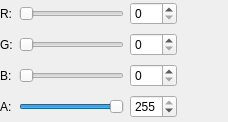
<?xml version="1.0" encoding="UTF-8"?>
<ui version="4.0">
 <class>FormAdvColor</class>
 <widget class="QWidget" name="FormAdvColor">
  <property name="geometry">
   <rect>
    <x>0</x>
    <y>0</y>
    <width>228</width>
    <height>122</height>
   </rect>
  </property>
  <property name="windowTitle">
   <string>Form</string>
  </property>
  <layout class="QHBoxLayout" name="horizontalLayout">
   <property name="leftMargin">
    <number>0</number>
   </property>
   <property name="topMargin">
    <number>0</number>
   </property>
   <property name="rightMargin">
    <number>0</number>
   </property>
   <property name="bottomMargin">
    <number>0</number>
   </property>
   <item>
    <layout class="QGridLayout" name="gridLayout">
     <item row="0" column="0">
      <widget class="QLabel" name="labelRed_">
       <property name="text">
        <string>R:</string>
       </property>
      </widget>
     </item>
     <item row="3" column="0">
      <widget class="QLabel" name="labelAlpha_">
       <property name="text">
        <string>A:</string>
       </property>
      </widget>
     </item>
     <item row="1" column="0">
      <widget class="QLabel" name="labelGreen_">
       <property name="text">
        <string>G:</string>
       </property>
      </widget>
     </item>
     <item row="2" column="0">
      <widget class="QLabel" name="labelBlue_">
       <property name="text">
        <string>B:</string>
       </property>
      </widget>
     </item>
     <item row="2" column="2">
      <widget class="QSpinBox" name="spinBoxBlue_">
       <property name="maximum">
        <number>255</number>
       </property>
      </widget>
     </item>
     <item row="0" column="2">
      <widget class="QSpinBox" name="spinBoxRed_">
       <property name="maximum">
        <number>255</number>
       </property>
      </widget>
     </item>
     <item row="1" column="2">
      <widget class="QSpinBox" name="spinBoxGreen_">
       <property name="maximum">
        <number>255</number>
       </property>
      </widget>
     </item>
     <item row="3" column="2">
      <widget class="QSpinBox" name="spinBoxAlpha_">
       <property name="maximum">
        <number>255</number>
       </property>
       <property name="value">
        <number>255</number>
       </property>
      </widget>
     </item>
     <item row="0" column="1">
      <widget class="QSlider" name="horzSliderRed_">
       <property name="maximum">
        <number>255</number>
       </property>
       <property name="orientation">
        <enum>Qt::Horizontal</enum>
       </property>
      </widget>
     </item>
     <item row="1" column="1">
      <widget class="QSlider" name="horzSliderGreen_">
       <property name="maximum">
        <number>255</number>
       </property>
       <property name="orientation">
        <enum>Qt::Horizontal</enum>
       </property>
      </widget>
     </item>
     <item row="2" column="1">
      <widget class="QSlider" name="horzSliderBlue_">
       <property name="maximum">
        <number>255</number>
       </property>
       <property name="orientation">
        <enum>Qt::Horizontal</enum>
       </property>
      </widget>
     </item>
     <item row="3" column="1">
      <widget class="QSlider" name="horzSliderAlpha_">
       <property name="maximum">
        <number>255</number>
       </property>
       <property name="value">
        <number>255</number>
       </property>
       <property name="orientation">
        <enum>Qt::Horizontal</enum>
       </property>
      </widget>
     </item>
    </layout>
   </item>
   <item>
    <widget class="FormColor" name="widgetColor_" native="true">
     <property name="sizePolicy">
      <sizepolicy hsizetype="Preferred" vsizetype="Preferred">
       <horstretch>0</horstretch>
       <verstretch>0</verstretch>
      </sizepolicy>
     </property>
     <property name="minimumSize">
      <size>
       <width>45</width>
       <height>0</height>
      </size>
     </property>
     <property name="cursor">
      <cursorShape>PointingHandCursor</cursorShape>
     </property>
     <property name="autoFillBackground">
      <bool>true</bool>
     </property>
    </widget>
   </item>
  </layout>
 </widget>
 <customwidgets>
  <customwidget>
   <class>FormColor</class>
   <extends>QWidget</extends>
   <header>form_color.h</header>
   <container>1</container>
  </customwidget>
 </customwidgets>
 <tabstops>
  <tabstop>horzSliderRed_</tabstop>
  <tabstop>spinBoxRed_</tabstop>
  <tabstop>horzSliderGreen_</tabstop>
  <tabstop>spinBoxGreen_</tabstop>
  <tabstop>horzSliderBlue_</tabstop>
  <tabstop>spinBoxBlue_</tabstop>
  <tabstop>horzSliderAlpha_</tabstop>
  <tabstop>spinBoxAlpha_</tabstop>
 </tabstops>
 <resources/>
 <connections/>
</ui>
